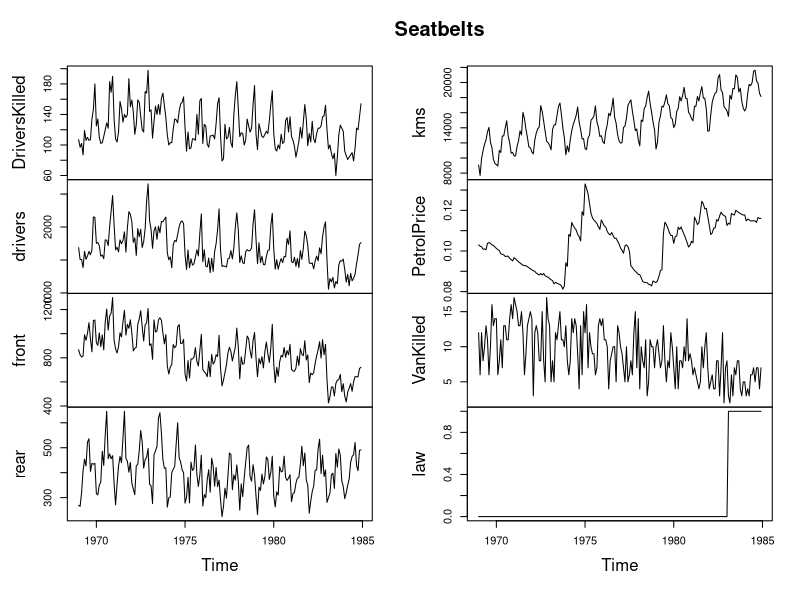
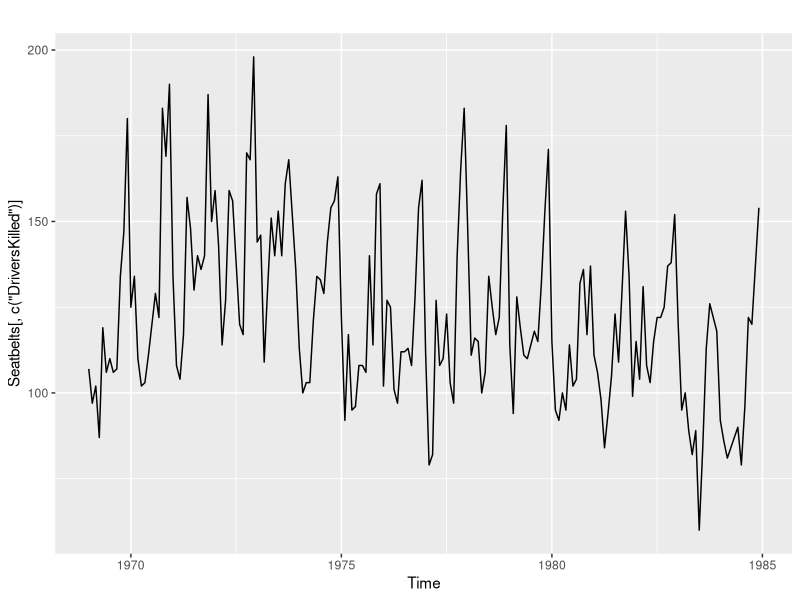
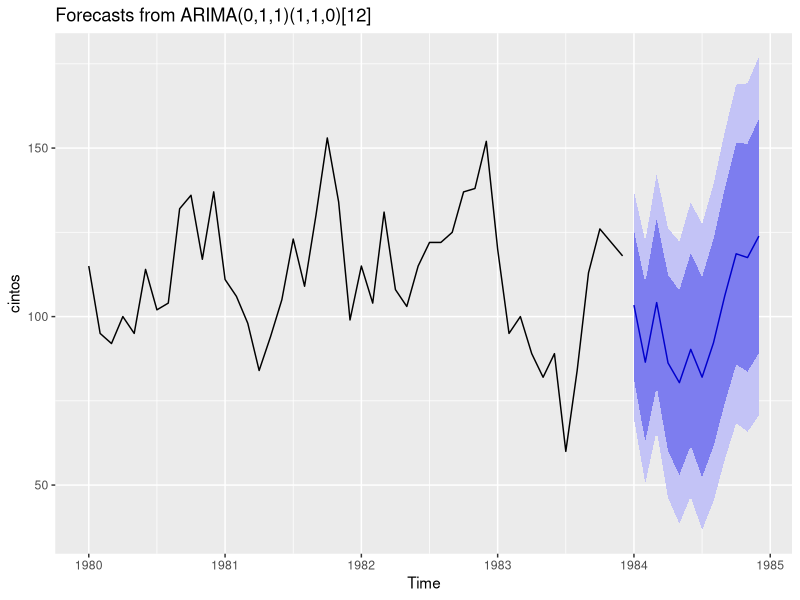
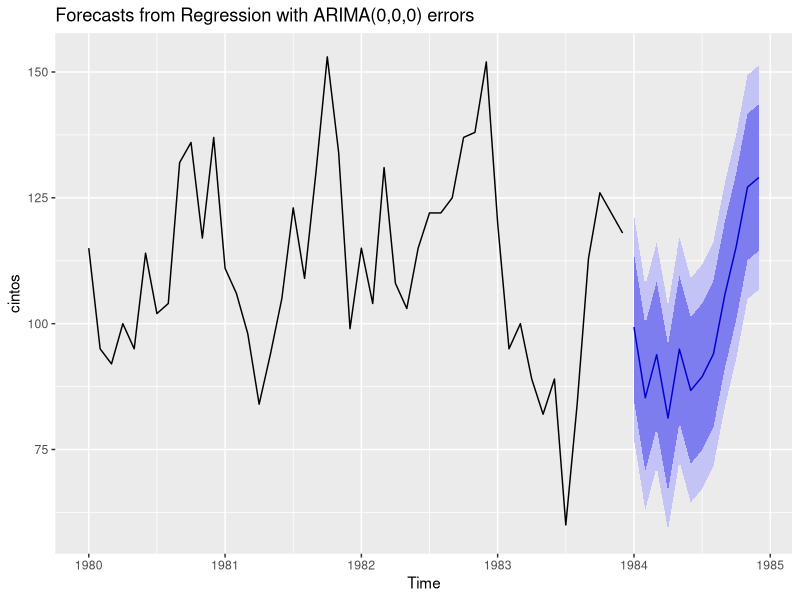
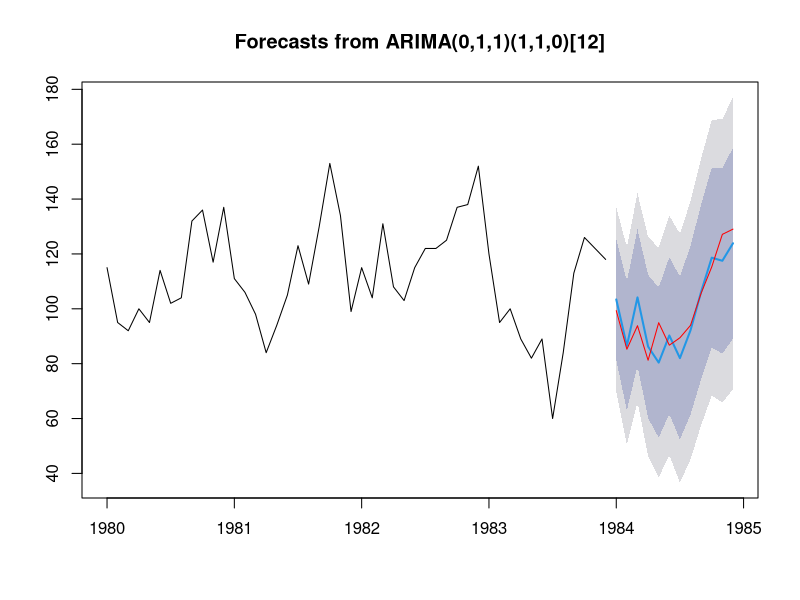

Source code (R) for these figures, in order:
library(forecast)
library(ggplot2)

plot(Seatbelts)

#olhamos apenas uma variavel
autoplot( Seatbelts[, c("DriversKilled")])

#criamos um subconjunto
cintos = window(Seatbelts[, c("DriversKilled")], start=c(1980,1), end=c(1983,12))
print(cintos)

#criamos modelo arrima normal
modelo1 = auto.arima(cintos)
modelo1

prev1= forecast(modelo1, h=12)
print(prev1)
autoplot(prev1)

#separa motoristas para o modelo
motoristas =   as.vector(window(Seatbelts[, c("drivers")], start=c(1980,1), end=c(1983,12)))
motoristas

#novo modelo arima
modelo2 = auto.arima(cintos, xreg = motoristas   )
modelo2

#previsao
motoristas2 =   as.vector(window(Seatbelts[, c("drivers")], start=c(1984,1), end=c(1984,12)))
prev2 = forecast(modelo2, xreg = motoristas2)
print(prev2)
autoplot(prev2)

plot(prev1)
lines(prev2$mean, col="red")


